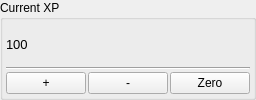
    <widget class="QGroupBox" name="groupBox_5">
     <property name="maximumSize">
      <size>
       <width>200</width>
       <height>16777215</height>
      </size>
     </property>
     <property name="title">
      <string>Current XP</string>
     </property>
     <layout class="QGridLayout" name="gridLayout_30" rowstretch="0,1,0" columnstretch="0,1,0">
      <property name="margin">
       <number>3</number>
      </property>
      <property name="spacing">
       <number>2</number>
      </property>
      <item row="0" column="0" colspan="3">
       <widget class="QLabel" name="XPLabel">
        <property name="font">
         <font>
          <pointsize>10</pointsize>
         </font>
        </property>
        <property name="text">
         <string>100</string>
        </property>
       </widget>
      </item>
      <item row="1" column="0" colspan="3">
       <widget class="Line" name="line">
        <property name="orientation">
         <enum>Qt::Horizontal</enum>
        </property>
       </widget>
      </item>
      <item row="2" column="0">
       <widget class="QPushButton" name="XPAddButton">
        <property name="text">
         <string>+</string>
        </property>
       </widget>
      </item>
      <item row="2" column="1">
       <widget class="QPushButton" name="XPSubtractButton">
        <property name="text">
         <string>-</string>
        </property>
       </widget>
      </item>
      <item row="2" column="2">
       <widget class="QPushButton" name="XPZeroButton">
        <property name="text">
         <string>Zero</string>
        </property>
       </widget>
      </item>
     </layout>
    </widget>
